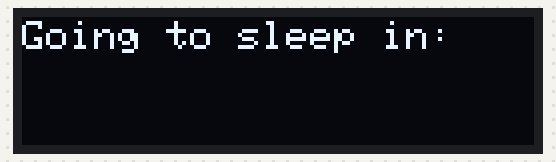
A sketch run on a simulated ESP32. Parts: 128×32 one-colour display. What the sketch prints to the serial monitor is not drawn. At 7.1 s the program puts the board to deep sleep or switches it off; the recording ends there.

Above: at 0.1 s.
At 1.1 s:
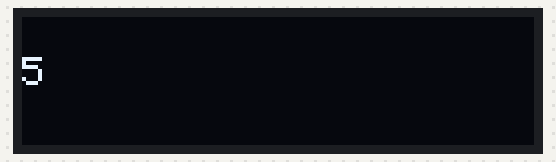
At 6.2 s:
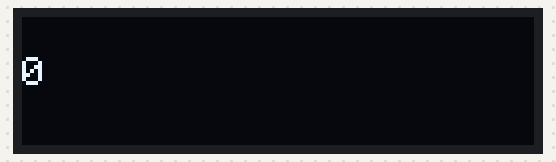

Measured:
- what the display in image 1 shows lasts 1.0 s, from 1.1 s to 2.1 s

The sketch:

Manually_Wake_Up_NodeMCU__20_September_2021_.ino
```cpp
#include <Wire.h>
#include <Adafruit_GFX.h>
#include <Adafruit_SSD1306.h>

#define SCREEN_WIDTH 128 // OLED display width, in pixels
#define SCREEN_HEIGHT 32 // OLED display height, in pixels

// Declaration for an SSD1306 display connected to I2C (SDA, SCL pins)
Adafruit_SSD1306 display(SCREEN_WIDTH, SCREEN_HEIGHT, &Wire, -1);


void setup() {
  Serial.begin(9600);
  Serial.setTimeout(2000);

  // Wait for serial to initialize.
  while(!Serial) { }

  if(!display.begin(SSD1306_SWITCHCAPVCC, 0x3C)) { // Address 0x3D for 128x64
    Serial.println(F("SSD1306 allocation failed"));
    for(;;);
  }

 display.clearDisplay();
 display.setTextColor(WHITE);
 display.setCursor(0,1);
 display.print("Going to sleep in:");
 display.display();
 delay(1000);
 Serial.println("Going to sleep in:");

for (int i = 5; i >= 0; i--) {
    display.setCursor(0,10);
display.clearDisplay();
    display.printf("%d",i);
     display.display();
     Serial.printf("%d\n",i);
    delay(1000);
  }
  display.clearDisplay();
  display.setCursor(0,1);
  display.print("I'm asleep, press the button to wake me up");
  display.display();
  Serial.println("I'm asleep, press the button to wake me up");
  ESP.deepSleep(0);
}

void loop() {
}
```
